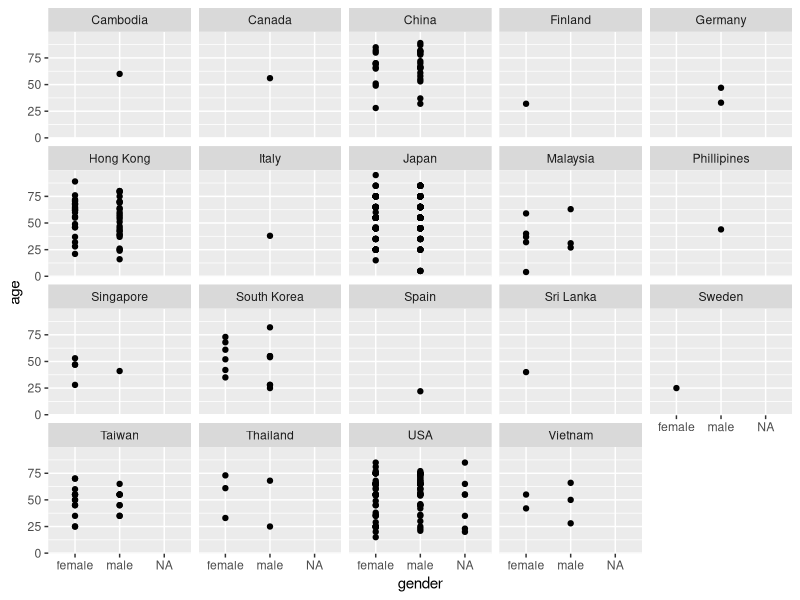

Reproduce this figure in R.
## ---- chunk 1
# QUESTION 2
# RESEARCH PROBLEM ----
# ANALYSE age vs gender variations for different countries

# ALL EXTERNAL PACKAGES ----
library(dplyr)
library(tidyr)
library(ggplot2)
library(lubridate)

# Setting Directory and Reading csv 
# Filling NA in place of blanks in the cell ----
setwd("/home/nitish/Desktop/R_stuff/DataSc/PracAsgn")
covid <- read.csv("Covid_dataset2020.csv", header = TRUE, na.strings = c("",NA))
as_tibble(covid)

#Formatting all date columns of the format mm/dd/yyyy(total 7 columns) ----
covid2 <- covid %>% 
  mutate_at(vars(reporting_date, symptom_onset, visit_date_hosp, 
         exposure_startdate, exposure_enddate, death, recovered), mdy)
write.csv(covid2,  "CleanData.csv")
#Grouping by country to create a facet map depicting various parameters ----
covid %>% 
  group_by(country) %>% 
  select(country, case_in_country, age, gender) %>% 
  filter_all(any_vars(!is.na(.))) %>% 
  ggplot() +
  geom_point(mapping = aes(x = gender, y = age)) +
  facet_wrap(vars(country))

# Variance of case_in_country with age for each country ----
covid %>% 
  group_by(country) %>% 
  select(country, case_in_country, age, gender) %>% 
  filter_all(any_vars(!is.na(.))) %>% 
  summarise(correlation_age_cases = var(age, case_in_country, na.rm = TRUE))
